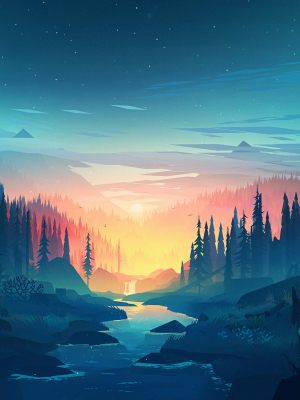
#> input picture image.jpg, 300 x 400 px, found by its file name
$ python isolate.py
#> lines starting #> are read from the running program, lines starting #| are printed output that depends on the picture
import numpy as np
import cv2

class IsolateEffect:
    def __init__(self):
        pass

    def apply(self,frame,mask):
        copied = np.copy(frame)
        new_frame = np.zeros_like(frame)
        new_frame[mask] = copied[mask]
        return new_frame

isolateObject = IsolateEffect()
frame = cv2.imread("image.jpg")
#> frame is the input picture: shape (400, 300, 3); mean B, G, R 130.1, 115.6, 79.9
mask = np.zeros((400,300),dtype=bool)
mask[100:200,150:250] = True
isolated_img = isolateObject.apply(frame,mask)
#> in apply, `new_frame[mask] = copied[mask]`:
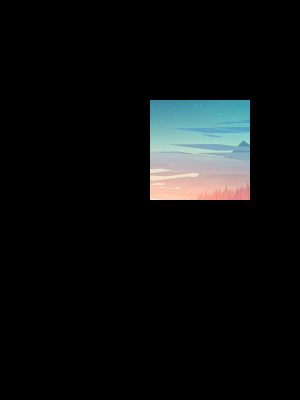
#> new_frame: shape (400, 300, 3); mean B, G, R 15.2, 15.1, 13.1

cv2.imshow("Isolate test", isolated_img)
cv2.waitKey(0)
cv2.destroyAllWindows()
